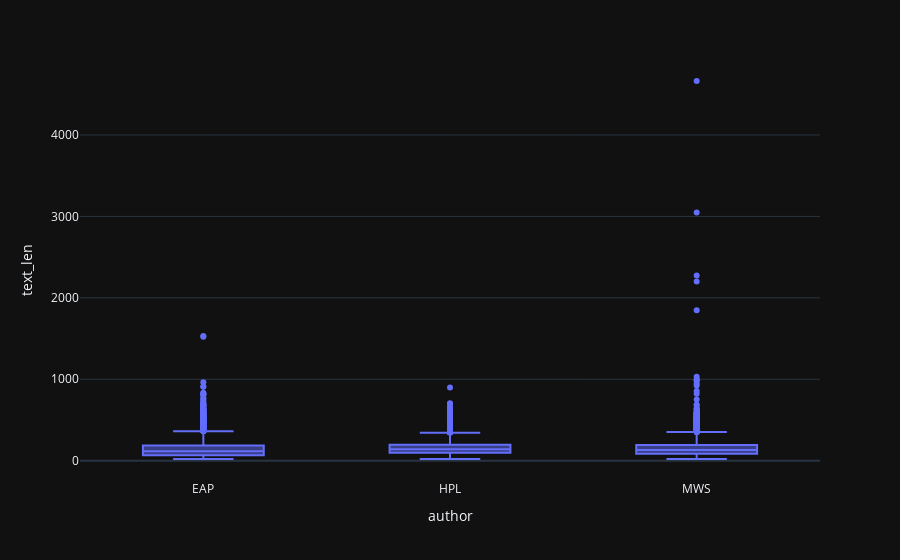

Notebook code cell kept with this figure:
### Code cell
df['text_len'] = df['text'].apply(len)
df_len = df[['author', 'text_len']]
fig = px.box(df_len, x="author", y="text_len")
fig.show()

### Figure 1 — Plotly figure (JSON) as saved in the notebook; plotly's stock layout.template omitted (floating-point values rounded to 4 significant figures; data arrays with more than 128 entries replaced by an {"elided": "..."} marker saying what was removed)
{"data": [{"alignmentgroup": "True", "hovertemplate": "author=%{x}<br>text_len=%{y}<extra></extra>", "legendgroup": "", "marker": {"color": "#636efa"}, "name": "", "notched": false, "offsetgroup": "", "orientation": "v", "showlegend": false, "x": {"elided": "19579 str values"}, "x0": " ", "xaxis": "x", "y": {"elided": "19579 int values"}, "y0": " ", "yaxis": "y", "type": "box"}], "layout": {"xaxis": {"anchor": "y", "domain": [0.0, 1.0], "title": {"text": "author"}}, "yaxis": {"anchor": "x", "domain": [0.0, 1.0], "title": {"text": "text_len"}}, "legend": {"tracegroupgap": 0}, "margin": {"t": 60}, "boxmode": "group"}}
